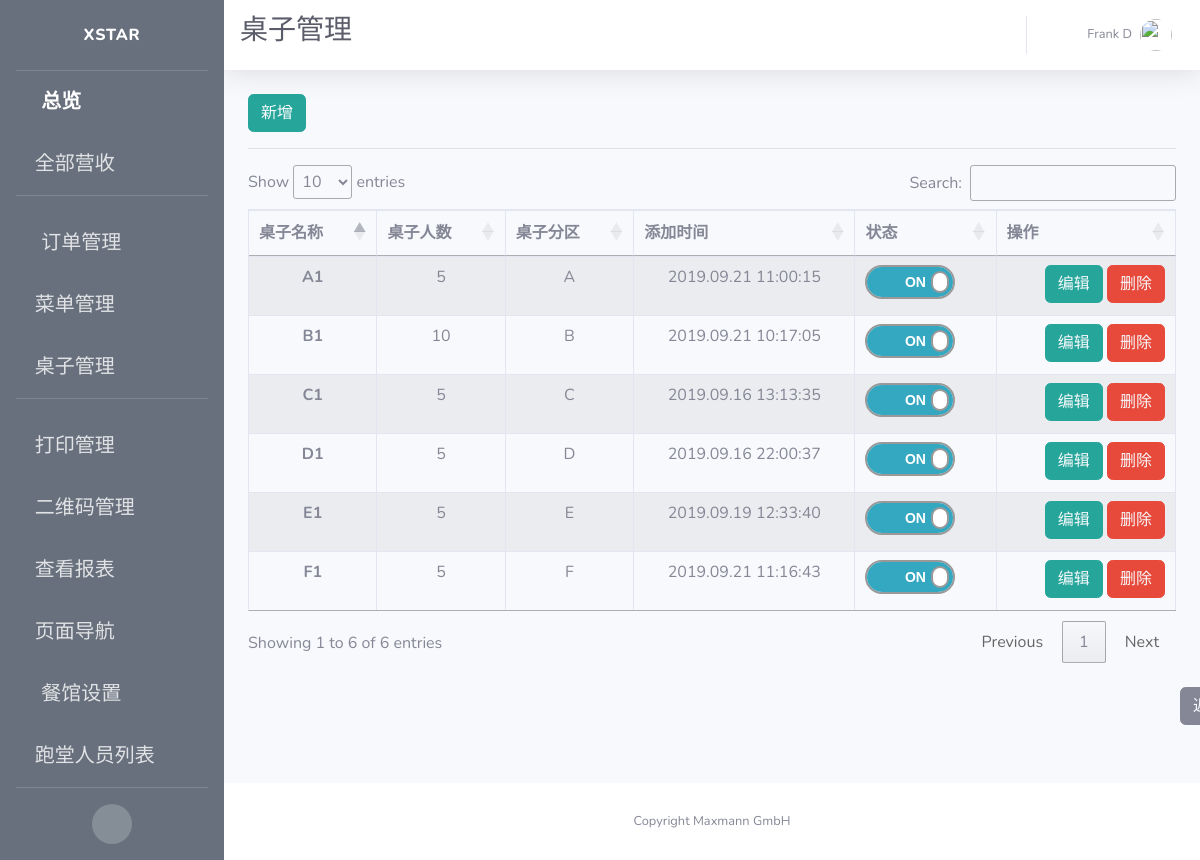
/adminpanel/tables/view (signed in), run on the app's committed database.
### app/models.py (models this page shows, shortened)
class User(UserMixin, db.Model):
    id = db.Column(db.Integer, primary_key=True)
    username = db.Column(db.String(64), index=True, unique=True, nullable=False)
    alias = db.Column(db.String(64))
    email = db.Column(db.String(120), unique=True)
    password_hash = db.Column(db.String(128))
    permissions = db.Column(db.Integer)
    container = db.Column(db.String(300))
    timeCreated = db.Column(db.DateTime, default=datetime.utcnow)

class Table(db.Model):
    id = db.Column(db.Integer, primary_key=True, unique=True, index=True)
    name = db.Column(db.String(100), unique=True)
    number = db.Column(db.Integer, nullable=False, unique=False)
    section = db.Column(db.String(10), unique=False)
    seats = db.Column(db.String(100))
    is_on = db.Column(db.Boolean, nullable=False, default=False)
    timeCreated = db.Column(db.DateTime, default=datetime.utcnow)
    container = db.Column(db.String(300))

### app/routes.py (the view)
@app.route("/adminpanel/tables/view")
@login_required
def view_tables():
    tables = Table.query.all()
    context = dict(referrer=request.headers.get('Referer'),
                   title=u"桌子管理",
                   tables=tables,
                   company_name=company_info.get('company_name'),
                   format=datetime_format)
    return render_template("table_views.html", **context)

### app/models.py (called while the page is built)
@login.user_loader
def load_user(id):
    return User.query.get(int(id))

### app/templates/table_views.html (shortened to what this page needs)
{% extends 'base.html' %}
{% block css %}
<link rel="stylesheet" type="text/css" href="https://cdn.datatables.net/1.10.19/css/jquery.dataTables.css">
<link rel="stylesheet" type="text/css" href="https://cdnjs.cloudflare.com/ajax/libs/twitter-bootstrap/4.1.3/css/bootstrap.css">
<link rel="stylesheet" type="text/css" href="https://cdn.datatables.net/1.10.19/css/dataTables.bootstrap4.min.css">
<link rel="stylesheet" href={{ url_for('static', filename='css/table_switch.css') }}>
{% endblock %}
{% block title %}
<h1 class="h3 mb-2 text-gray-800">{{title}}</h1>
<br>
{% endblock %}
{% block content %}
<button type="button" class="btn btn-info" style="border-color:#26a69a; background-color:#26a69a;">
  <a href={{ url_for("admin_add_table") }} style="color: rgb(247, 249, 252)">
    新增
  </a>
</button>
<hr>
<div class="row">
    <div class="col-sm-12">
        <table id="example" class="table table-striped table-bordered">
      <thead>
        <tr>
          <th scope="col">桌子名称</th>
          <th scope="col">桌子人数</th>
          <th scope="col">桌子分区</th>
          <th scope="col">添加时间</th>
          <th scope="col">状态</th>
          <th scope="col">操作</th>
        </tr>
      </thead>
      <tbody>
      {% for table in tables %}
        <tr>
          <th scope="row">{{ table.name }}</th>
          <td>{{ table.number }}</td>
          <td>{{ table.section }}</td>
          <td>{{ table.timeCreated.strftime(format) }}</td>
          <td>
            <div class="onoffswitch">
              <label class="onoffswitch-label" for={{ table.name }} >
                  <span class="onoffswitch-switch"></span>
              </label>
            </div>
          </td>
          <td style="text-align:right">
            <span>
              <button type="button" class="btn btn-info" style="border-color:#26a69a; background-color:#26a69a;">
                <a style="color: rgb(247, 249, 252)" href="{{ url_for('edit_table', table_id=table.id) }}">
                  编辑
                </a>
              </button>
            </span>
            <span>
              <button type="button" class="btn btn-danger"><a style="color: rgb(247, 249, 252)" href="{{ url_for('remove_table', table_name=table.name) }}">删除</a></button>
            </span>
          </td>
        </tr>
      {% endfor %}
      </tbody>
    </table>
    </div>
</div>
<br>
<button type="button" class="btn btn-secondary" id="back">
  <a style="color: rgb(247, 249, 252)" href={{ referrer }}>
    返回
</button>
{% endblock %}

### app/templates/base.html (shortened to what this page needs)
<!DOCTYPE html>
<html lang="en">
<head>
  {% block css %}
  {% endblock %}
  <link href="{{ url_for('static', filename='fontawesome-free/css/all.min.css') }}" rel="stylesheet" type="text/css">
  <link href="{{ url_for('static', filename='css/sb-admin-2.min.css')}}" rel="stylesheet">
  <link rel='stylesheet' href='https://cdnjs.cloudflare.com/ajax/libs/flag-icon-css/0.8.2/css/flag-icon.min.css'>
</head>
<body id="page-top">
  <div id="wrapper">
    <ul class="navbar-nav bg-gradient-primary sidebar sidebar-dark accordion" id="accordionSidebar">
      <a class="sidebar-brand d-flex align-items-center justify-content-center" href="{{ url_for('index') }}">
        <div class="sidebar-brand-text mx-3">Xstar</div>
      </a>
      <hr class="sidebar-divider my-0">
      <li class="nav-item active">
        <a class="nav-link" href="{{url_for('index') }}">
          <i class="fas fa-fw fa-tachometer-alt"></i>
          <span>总览</span></a>
      </li>
      <li class="nav-item">
        <a class="nav-link collapsed" href="#" data-toggle="collapse" data-target="#collapseOne" aria-expanded="true" aria-controls="collapseOne">
          <i class="fas fa-money-bill-alt"></i>
          <span>全部营收</span>
        </a>
      </li>
      <hr class="sidebar-divider">
      <li class="nav-item">
        <a class="nav-link collapsed" href="#" data-toggle="collapse" data-target="#collapseTwo" aria-expanded="true" aria-controls="collapseTwo">
          <i class="fas fa-fw fa-cog"></i>
          <span>订单管理</span>
        </a>
      </li>
      <li class="nav-item">
        <a class="nav-link collapsed" href="#" data-toggle="collapse" data-target="#collapseMenu" aria-expanded="true" aria-controls="collapseTwo">
        <i class="fas fa-utensils"></i>
          <span>菜单管理</span>
        </a>
      </li>
      <li class="nav-item">
        <a class="nav-link collapsed" href="#" data-toggle="collapse" data-target="#collapseUtilities" aria-expanded="true" aria-controls="collapseUtilities">
          <i class="fas fa-chair"></i>
          <span>桌子管理</span>
        </a>
      </li>
      <hr class="sidebar-divider">
      <li class="nav-item">
        <a class="nav-link collapsed" href="#" data-toggle="collapse" data-target="#collapsePages" aria-expanded="true" aria-controls="collapsePages">
          <i class="fas fa-print"></i>
          <span>打印管理</span>
        </a>
      </li>
      <li class="nav-item">
        <a class="nav-link" href={{ url_for('qrcode_manage') }}>
          <i class="fas fa-qrcode"></i>
          <span>二维码管理</span>
        </a>
      </li>
      <li class="nav-item">
        <a class="nav-link collapsed" href="#" data-toggle="collapse" data-target="#collapseLogs" aria-expanded="true" aria-controls="collapseUtilities">
          <i class="far fa-sticky-note"></i>
          <span>查看报表</span>
        </a>
      </li>
      <li class="nav-item">
        <a class="nav-link collapsed" href="#" data-toggle="collapse" data-target="#collapseNavigation" aria-expanded="true" aria-controls="collapseUtilities">
          <i class="far fa-compass"></i>
          <span>页面导航</span>
        </a>
      </li>
      <li class="nav-item">
        <a class="nav-link" href="{{ url_for('set_store') }}">
          <i class="fas fa-fw fa-wrench"></i>
          <span>餐馆设置</span></a>
      </li>
      {% if current_user.permissions == 100 %}
      <li class="nav-item">
        <a class="nav-link" href="{{ url_for('boss_users_manage') }}">
          <i class="fas fa-users"></i>
          <span>账户管理</span></a>
      </li>
      {% else %}
      <li class="nav-item">
        <a class="nav-link" href="{{ url_for('users_manage') }}">
          <i class="fas fa-users"></i>
          <span>跑堂人员列表</span></a>
      </li>
      {% endif %}
      <hr class="sidebar-divider d-none d-md-block">
      <div class="text-center d-none d-md-inline">
        <button class="rounded-circle border-0" id="sidebarToggle"></button>
      </div>
    </ul>
    <div id="content-wrapper" class="d-flex flex-column">
      <div id="content">
        <nav class="navbar navbar-expand navbar-light bg-white topbar mb-4 static-top shadow">
          {% block title %}
          {% endblock %}
          <ul class="navbar-nav ml-auto">
            <li class="nav-item dropdown no-arrow">
              <a class="nav-link dropdown-toggle" href="#" id="lanDropdown" role="button" data-toggle="dropdown" aria-haspopup="true" aria-expanded="false">
              </a>
            </li>
            <li class="nav-item dropdown no-arrow">
              <a class="nav-link dropdown-toggle" href="#" id="userDropdown" role="button" data-toggle="dropdown" aria-haspopup="true" aria-expanded="false">
                <span class="mr-2 d-none d-lg-inline text-gray-600 small">{{ current_user.alias }}</span>
                <img class="img-profile rounded-circle" src="https://source.unsplash.com/QAB-WJcbgJk/60x60">
              </a>
            </li>
          </ul>
        </nav>
        <div class="container-fluid">
          {% block content %}{% endblock %}
        </div>
      </div>
      <footer class="sticky-footer bg-white">
        <div class="container my-auto">
          <div class="copyright text-center my-auto">
            <span>Copyright {{ company_name }}</span>
          </div>
        </div>
      </footer>
    </div>
  </div>
</body>
</html>

### app/static/css/table_switch.css (style rules this page uses)
.onoffswitch { position: relative; width: 90px; -webkit-user-select:none; -moz-user-select:none; -ms-user-select: none; }
.onoffswitch-label { display: block; overflow: hidden; cursor: pointer; border: 2px solid #999999; border-radius: 20px; }
.onoffswitch-switch { display: block; width: 18px; margin: 6px; background: #FFFFFF; position: absolute; top: 0; bottom: 0; right: 56px; border: 2px solid #999999; border-radius: 20px; transition: all 0.3s ease-in 0s; }
.onoffswitch-checkbox:checked + .onoffswitch-label .onoffswitch-switch { right: 0px; }

### app/templates/table_views.html (style rules this page uses)
#back { margin-left: 932px; margin-bottom:20px; }
table { text-align: center; }

### app/templates/base.html (style rules this page uses)
.bg-gradient-primary { background-image: linear-gradient(180deg,#67707c 10%,#67707c 100%); background-size: cover; }

### data on the page
User: alias "Frank D"
Table: name "C1", number "5", section "C", timeCreated "2019.09.16 13:13:35"
Table: name "D1", number "5", section "D", timeCreated "2019.09.16 22:00:37"
Table: name "E1", number "5", section "E", timeCreated "2019.09.19 12:33:40"
Table: name "B1", number "10", section "B", timeCreated "2019.09.21 10:17:05"
Table: name "A1", number "5", section "A", timeCreated "2019.09.21 11:00:15"
Table: name "F1", number "5", section "F", timeCreated "2019.09.21 11:16:43"

### other printed values
{{ title }} "桌子管理"
{{ company_name }} "Maxmann GmbH"
